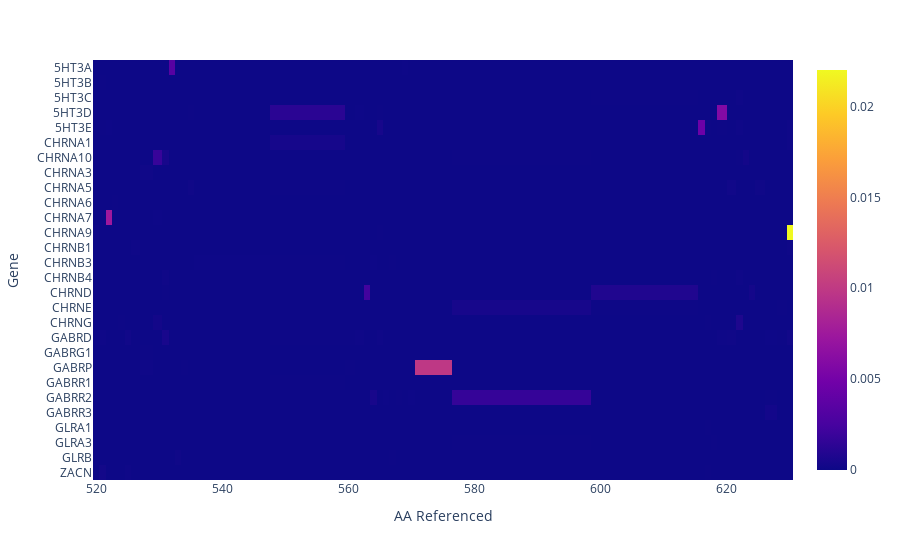

Notebook code for this chart:
### Code cell
fig = px.imshow(missense_annotated_mini)
fig.show()

### Figure 1 — Plotly figure (JSON) as saved in the notebook; plotly's stock layout.template omitted (floating-point values rounded to 4 significant figures; data arrays with more than 128 entries replaced by an {"elided": "..."} marker saying what was removed)
{"data": [{"coloraxis": "coloraxis", "hovertemplate": "AA Referenced: %{x}<br>Gene: %{y}<br>color: %{z}<extra></extra>", "name": "0", "type": "heatmap", "x": [520, 521, 522, 523, 524, 525, 526, 528, 530, 531, 532, 533, 534, 535, 536, 559, 560, 562, 563, 564, 565, 566, 567, 568, 569, 570, 571, 582, 615, 616, 617, 618, 619, 621, 622, 623, 624, 625, 627, 629, 630], "xaxis": "x", "y": ["5HT3A", "5HT3B", "5HT3C", "5HT3D", "5HT3E", "CHRNA1", "CHRNA10", "CHRNA3", "CHRNA5", "CHRNA6", "CHRNA7", "CHRNA9", "CHRNB1", "CHRNB3", "CHRNB4", "CHRND", "CHRNE", "CHRNG", "GABRD", "GABRG1", "GABRP", "GABRR1", "GABRR2", "GABRR3", "GLRA1", "GLRA3", "GLRB", "ZACN"], "yaxis": "y", "z": {"elided": "28x41 float values"}}], "layout": {"coloraxis": {"colorscale": [[0, "#0d0887"], [0.1111, "#46039f"], [0.2222, "#7201a8"], [0.3333, "#9c179e"], [0.4444, "#bd3786"], [0.5556, "#d8576b"], [0.6667, "#ed7953"], [0.7778, "#fb9f3a"], [0.8889, "#fdca26"], [1, "#f0f921"]]}, "margin": {"t": 60}, "xaxis": {"anchor": "y", "constrain": "domain", "domain": [0, 1], "scaleanchor": "y", "title": {"text": "AA Referenced"}}, "yaxis": {"anchor": "x", "autorange": "reversed", "constrain": "domain", "domain": [0, 1], "title": {"text": "Gene"}}}}
